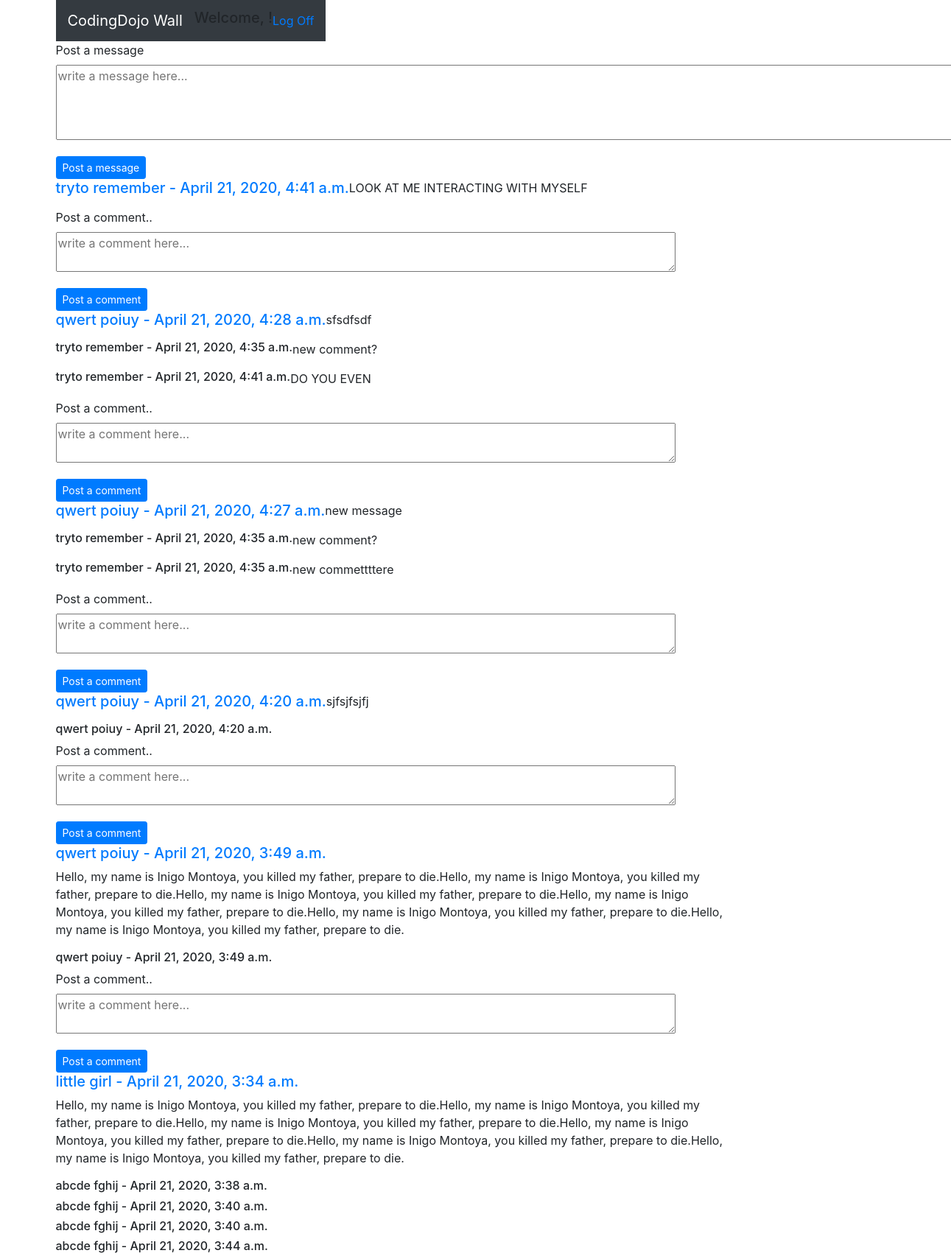
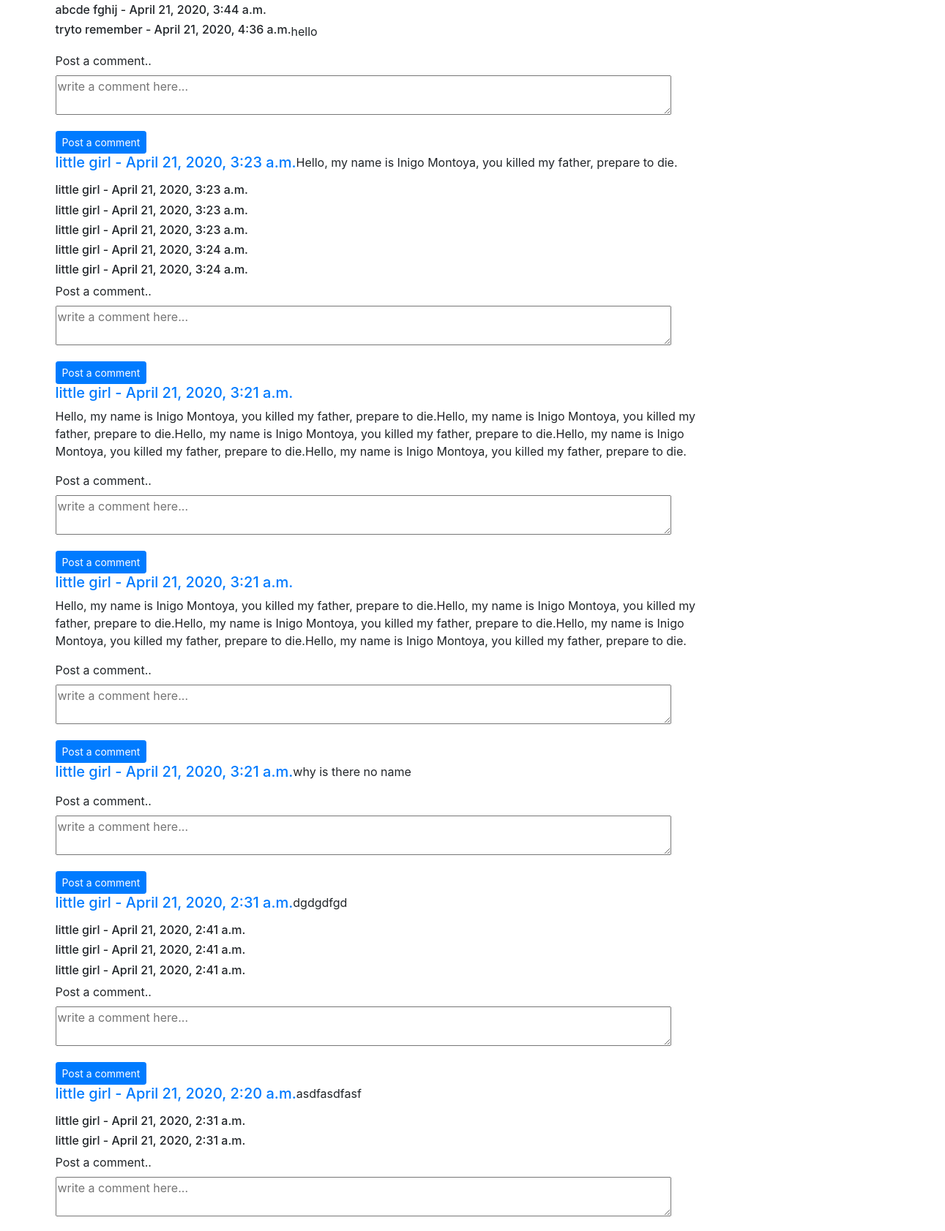
The page /wall (signed in, upper part) on the database its author committed (2 pictures, top to bottom).
### wall_app/models.py (models this page shows, shortened)
class Messages(models.Model):
    message = models.CharField(max_length=255)
    user = models.ForeignKey(
        Users, related_name="messages", on_delete=models.CASCADE)
    created_at = models.DateTimeField(auto_now_add=True)
    updated_at = models.DateTimeField(auto_now=True)

class Comments(models.Model):
    comment = models.CharField(max_length=255)
    user = models.ForeignKey(
        Users, related_name="comments", on_delete=models.CASCADE)
    message = models.ForeignKey(
        Messages, related_name="comments", on_delete=models.CASCADE)
    created_at = models.DateTimeField(auto_now_add=True)
    updated_at = models.DateTimeField(auto_now=True)

### login_app/models.py (models this page shows, shortened)
class Users(models.Model):
    first_name = models.CharField(max_length=45)
    last_name = models.CharField(max_length=45)
    email = models.CharField(max_length=45, blank=False, unique=True)
    password = models.CharField(max_length=255)
    confirm_password = models.CharField(max_length=45)
    created_at = models.DateTimeField(auto_now_add=True)
    updated_at = models.DateTimeField(auto_now=True)
    birthday = models.DateField()
    objects = UsersManager()

### wall_app/views.py (the view)
# urls.py: path('wall', views.this_message_on_wall, name="my_this_message_on_wall"),
def this_message_on_wall(request):
    user_id = request.session['user_id']
    this_user = Users.objects.get(id=user_id)
    all_messages = Messages.objects.all()
    all_users = Users.objects.all()
    all_comments = Comments.objects.all()
    context = {
        "all_messages": all_messages, "this_user": this_user, "all_users": all_users, "all_comments": all_comments
    }
    return render(request, "wall.html", context)

### wall_app/templates/wall.html (shortened to what this page needs)
{% extends 'base.html' %} {% block content %}
<div class="row col-lg-12">
  <nav class="navbar navbar-expand-lg navbar-dark bg-dark flex-row">
    <a class="navbar-brand" href="{% url 'wall:my_index' %}">CodingDojo Wall</a>
    <h5>Welcome, {{user.first_name}}!</h5>
    <a href="{% url 'login:my_logout' %}">Log Off</a>
  </nav>
</div>
<div class="row col-lg-10">
  <div>
    <form action="{% url 'wall:my_new_message' %}" method="POST" id="message">
      <p>
        <label for="message">Post a message</label><br />
        <textarea
          rows="4"
          cols="120"
          name="message"
          form="message"
          placeholder="write a message here..."
        ></textarea>
      </p>
      <button class="btn btn-primary btn-sm">
        Post a message
      </button>
    </form>
  </div>
</div>
<br /><br />
{% for message in all_messages reversed %}
<div class="row col-lg-10 col align-self-end">
  <h5>
    <a href="{% url 'wall:my_this_message_on_wall' %}"
      >{{message.user.first_name}} {{message.user.last_name}} -
      {{message.created_at}}</a
    >
  </h5>
  <p>{{message.message}}</p>
</div>
{% for comment in message.comments.all %}
<div class="row col-lg-9 col align-self-end">
  <h6>
    {{comment.user.first_name}} {{comment.user.last_name}} -
    {{comment.created_at}}
  </h6>
  <p>{{comment.comment}}</p>
</div>
{% endfor %}
<div>
  <form action="{% url 'wall:my_new_comment' %}" method="POST">
    <p>
      <label for="comment">Post a comment..</label><br />
      <textarea
        rows="2"
        cols="80"
        name="comment"
        placeholder="write a comment here..."
      ></textarea>
    </p>
    <button class="btn btn-primary btn-sm">
      Post a comment
    </button>
  </form>
</div>
{% endfor %} {% endblock %}

### rows shown on the page
Messages: user.first_name "tryto", user.last_name "remember", created_at "April 21, 2020, 4:41 a.m.", message "LOOK AT ME INTERACTING WITH MYSELF"
Messages: user.first_name "qwert", user.last_name "poiuy", created_at "April 21, 2020, 4:28 a.m.", message "sfsdfsdf"
Comments: user.first_name "tryto", user.last_name "remember", created_at "April 21, 2020, 4:35 a.m.", comment "new comment?"
Comments: user.first_name "tryto", user.last_name "remember", created_at "April 21, 2020, 4:41 a.m.", comment "DO YOU EVEN"
Messages: user.first_name "qwert", user.last_name "poiuy", created_at "April 21, 2020, 4:27 a.m.", message "new message"
Comments: user.first_name "tryto", user.last_name "remember", created_at "April 21, 2020, 4:35 a.m.", comment "new comment?"
Comments: user.first_name "tryto", user.last_name "remember", created_at "April 21, 2020, 4:35 a.m.", comment "new commettttere"
Messages: user.first_name "qwert", user.last_name "poiuy", created_at "April 21, 2020, 4:20 a.m.", message "sjfsjfsjfj"
Comments: user.first_name "qwert", user.last_name "poiuy", created_at "April 21, 2020, 4:20 a.m."
Messages: user.first_name "qwert", user.last_name "poiuy", created_at "April 21, 2020, 3:49 a.m.", message "Hello, my name is Inigo Montoya, you killed my father, prepare to die.Hello, my name is Inigo Montoya, you killed my father, prepare to die.Hello, my name is Inigo Montoya, you killed my father, prepare to die.Hello, my name is Inigo Montoya, you killed my father, prepare to die.Hello, my name is Inigo Montoya, you killed my father, prepare to die.Hello, my name is Inigo Montoya, you killed my father, prepare to die."
Comments: user.first_name "qwert", user.last_name "poiuy", created_at "April 21, 2020, 3:49 a.m."
Messages: user.first_name "little", user.last_name "girl", created_at "April 21, 2020, 3:34 a.m.", message "Hello, my name is Inigo Montoya, you killed my father, prepare to die.Hello, my name is Inigo Montoya, you killed my father, prepare to die.Hello, my name is Inigo Montoya, you killed my father, prepare to die.Hello, my name is Inigo Montoya, you killed my father, prepare to die.Hello, my name is Inigo Montoya, you killed my father, prepare to die.Hello, my name is Inigo Montoya, you killed my father, prepare to die."
Comments: user.first_name "abcde", user.last_name "fghij", created_at "April 21, 2020, 3:38 a.m."
Comments: user.first_name "abcde", user.last_name "fghij", created_at "April 21, 2020, 3:40 a.m."
Comments: user.first_name "abcde", user.last_name "fghij", created_at "April 21, 2020, 3:40 a.m."
Comments: user.first_name "abcde", user.last_name "fghij", created_at "April 21, 2020, 3:44 a.m."
Comments: user.first_name "abcde", user.last_name "fghij", created_at "April 21, 2020, 3:44 a.m."
Comments: user.first_name "tryto", user.last_name "remember", created_at "April 21, 2020, 4:36 a.m.", comment "hello"
Messages: user.first_name "little", user.last_name "girl", created_at "April 21, 2020, 3:23 a.m.", message "Hello, my name is Inigo Montoya, you killed my father, prepare to die."
Comments: user.first_name "little", user.last_name "girl", created_at "April 21, 2020, 3:23 a.m."
Comments: user.first_name "little", user.last_name "girl", created_at "April 21, 2020, 3:23 a.m."
Comments: user.first_name "little", user.last_name "girl", created_at "April 21, 2020, 3:23 a.m."
Comments: user.first_name "little", user.last_name "girl", created_at "April 21, 2020, 3:24 a.m."
Comments: user.first_name "little", user.last_name "girl", created_at "April 21, 2020, 3:24 a.m."
Messages: user.first_name "little", user.last_name "girl", created_at "April 21, 2020, 3:21 a.m.", message "Hello, my name is Inigo Montoya, you killed my father, prepare to die.Hello, my name is Inigo Montoya, you killed my father, prepare to die.Hello, my name is Inigo Montoya, you killed my father, prepare to die.Hello, my name is Inigo Montoya, you killed my father, prepare to die.Hello, my name is Inigo Montoya, you killed my father, prepare to die."
Messages: user.first_name "little", user.last_name "girl", created_at "April 21, 2020, 3:21 a.m.", message "Hello, my name is Inigo Montoya, you killed my father, prepare to die.Hello, my name is Inigo Montoya, you killed my father, prepare to die.Hello, my name is Inigo Montoya, you killed my father, prepare to die.Hello, my name is Inigo Montoya, you killed my father, prepare to die.Hello, my name is Inigo Montoya, you killed my father, prepare to die."
Messages: user.first_name "little", user.last_name "girl", created_at "April 21, 2020, 3:21 a.m.", message "why is there no name"
Messages: user.first_name "little", user.last_name "girl", created_at "April 21, 2020, 2:31 a.m.", message "dgdgdfgd"
Comments: user.first_name "little", user.last_name "girl", created_at "April 21, 2020, 2:41 a.m."
Comments: user.first_name "little", user.last_name "girl", created_at "April 21, 2020, 2:41 a.m."
Comments: user.first_name "little", user.last_name "girl", created_at "April 21, 2020, 2:41 a.m."
Messages: user.first_name "little", user.last_name "girl", created_at "April 21, 2020, 2:20 a.m.", message "asdfasdfasf"
Comments: user.first_name "little", user.last_name "girl", created_at "April 21, 2020, 2:31 a.m."
Comments: user.first_name "little", user.last_name "girl", created_at "April 21, 2020, 2:31 a.m."
